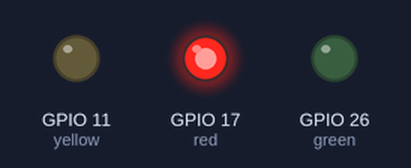
Simulated run of this program. Board: Raspberry Pi (BCM pin numbers). On the bench: output pins drawn as LEDs (lit = HIGH).

Above: at 0.5 s.
At 2.5 s:
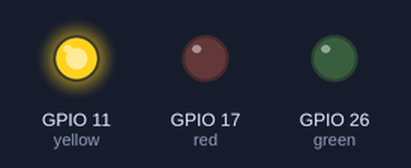
At 4.5 s:
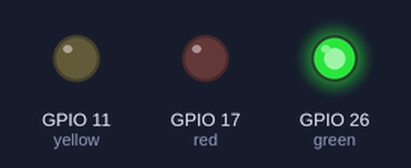
At 5.5 s:
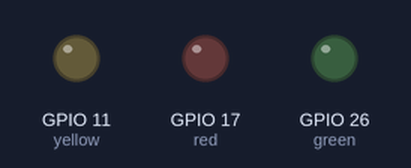
Timing chart, 0 to 7.8 s (numbered marks = the images above):
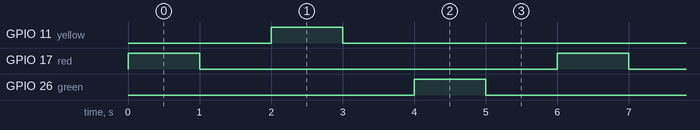

Measured:
- by itself, GPIO 11 (yellow), GPIO 17 (red), GPIO 26 (green): alternates HIGH for 1.0 s and LOW for 5.0 s
- by itself, everything shown: repeats every 6.0 s, in 6 steps

The program:

traffic.py
```python
from gpiozero import LED
from time import sleep
from signal import pause

red = LED(17)
yellow = LED(11)
green = LED(26)

while True:
    red.on()
    sleep(1)
    red.off()
    sleep(1)
    yellow.on()
    sleep(1)
    yellow.off()
    sleep(1)
    green.on()
    sleep(1)
    green.off()
    sleep(1)


    
```
